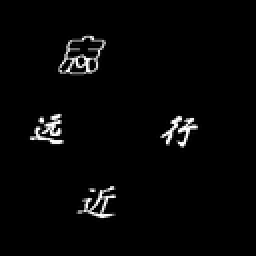
%> input picture binaryMorphologyOperation/word_bw.bmp, 128 x 128 px, shrunk from 256 x 256 before the run (shown 2 times larger)
$ octave main.m   (GNU Octave 9; MATLAB toolbox functions it lacks are replaced by stand-ins)
%> lines starting %> are read from the running program, lines starting %| are printed output that depends on the picture; in (x1, y1, x2, y2) boxes, pixels count from 0 and x2, y2 are one past the last pixel; in counts of white or black regions, pixels touching at a corner belong together; the program's own positions count from 1
### binaryMorphologyOperation/binary.m
function outPic = binary( inPic, type , B ,B2)
% :本程序实现形态化处理,通过不同参数type,以及结构元素和算子
% :输入
% :     inPic:输入图像
% :     type:检测算子
% :         imdilate:膨胀处理
% :         imerode:腐蚀处理
% :         imopen:开运算
% :         imclose:闭运算
% :         miss:击中击不中变换
% :     B:结构元素1
% :     B2:结构元素2
% :输出
% :     根据type选择对应结构
[row,col]=size(inPic);
outPic=zeros(row,col);
[b_row,b_col]=size(B);
mid_Y=floor((b_col+1)/2);                             %取原点
mid_X=floor((b_row+1)/2);                             %取原点

if strcmp(type, 'imdilate') % :imdilate:膨胀处理
for i=1:row
    for j=1:col
        if(inPic(i,j)==1)
            for k=1:b_row
                for l=1:b_col
                    if ((mid_X-k)<i)&&((mid_Y-l)<j)&&(((k-mid_X)<(row+1-i)))&&(((l-mid_Y)<(col+1-j)))      %判断是否出界，出界则不进行运算
                        if B(k,l)==1
                            outPic(i+k-mid_X,j+l-mid_Y)=1;                                              %进行位移操作
                        end
                    end
                end
            end
        end
    end
end
end

if strcmp(type, 'imerode')% : imerode:腐蚀处理
for i=1:row
    for j=1:col
        match=true;
            for k=1:b_row
                for l=1:b_col
                    if ((mid_X-k)<i)&&((mid_Y-l)<j)&&(((k-mid_X)<(row+1-i)))&&(((l-mid_Y)<(col+1-j)))       %判断是否越界
                        if B(k,l)==1&&inPic(i+k-mid_X,j+l-mid_Y)~=1                                        %判断结构元素上为1的位置上BW的对应位置的值是否均为1
                            match=false;                                                                %不为1则将match设为false
                        end
                    end
                end
            end
         if (match==true)                           %当match不为true时，将结果矩阵的对应位置为1
                outPic(i,j)=1;
         end
    end
end
end

if strcmp(type, 'imopen')
outPic = binary(inPic,'imerode',B);
outPic = binary(outPic,'imdilate',B);
end

if strcmp(type, 'imclose')
outPic = binary(inPic,'imdilate',B);
outPic = binary(outPic,'imerode',B);
end

if strcmp(type, 'miss')
tmp = binary(inPic,'imerode',B);
for i=1:row
    for j=1:col
        if(inPic(i,j)==1)
            inPic(i,j)=0;
        else
            inPic(i,j)=1;
        end
    end
end
tmp2 = binary(inPic,'imerode',B2);
for i=1:row
    for j=1:col
        if(tmp(i,j)==1&&tmp2(i,j)==1)
            outPic(i,j)=1;
        end
    end
end
end

### binaryMorphologyOperation/main.m
img = imread('word_bw.bmp');
%> img is the input picture: size 128x128 uint8; min 0, max 255, mean 5.8
[row,col]=size(img);
%> row = 128; col = 128


subplot(3,2,1);
imshow(img);
title('原图像');

B=[0,0,0;1,1,1;0,0,0;];
img1=binary(img,'imerode',B);
%> after the loop in binary, `for i=1:row`:
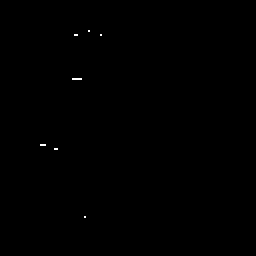
%> outPic: size 128x128 double (shown 2 times larger); values 0 (black) and 1 (white), 0.09% white in thin lines or dots, all inside (x1, y1, x2, y2) = (20, 15, 51, 109)
subplot(3,2,2);
imshow(img1);
title('腐蚀');


img2 = binary(img,'imdilate',B);
%> call 2 of binary, with type = 'imdilate', B = [0 0 0; 1 1 1; 0 0 0]
%> after the loop in binary (call 2), `for i=1:row`:
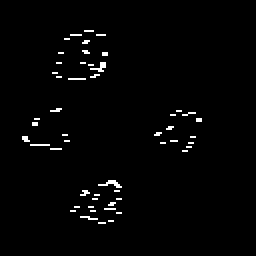
%> outPic: size 128x128 double (shown 2 times larger); values 0 (black) and 1 (white), 1.7% white in thin lines or dots, all inside (x1, y1, x2, y2) = (11, 15, 101, 112)
subplot(3,2,3);
imshow(img2);
title('膨胀');

img3=binary(img,'imopen',B);
%> after the loop in binary (call 5), `for i=1:row`: outPic: size 128x128 double; values 0 (black) and 1 (white), 0.18% white in thin lines or dots, all inside (x1, y1, x2, y2) = (19, 15, 52, 109)
subplot(3,2,4);
imshow(img3);
title('开运算');

img4=binary(img,'imclose',B);
%> call 8 of binary, with type = 'imerode', B = [0 0 0; 1 1 1; 0 0 0]
%> after the loop in binary (call 8), `for i=1:row`:
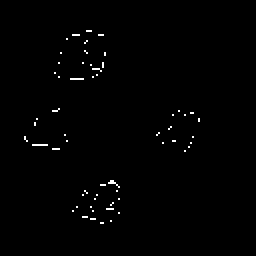
%> outPic: size 128x128 double (shown 2 times larger); values 0 (black) and 1 (white), 0.73% white in thin lines or dots, all inside (x1, y1, x2, y2) = (12, 15, 100, 112)
subplot(3,2,5);
imshow(img4);
title('闭运算');

B2=[1,1,1;0,0,0;0,0,0;];
img5 = binary(img,'miss',B,B2);
%> after the loop in binary (call 11), `for i=1:row`:
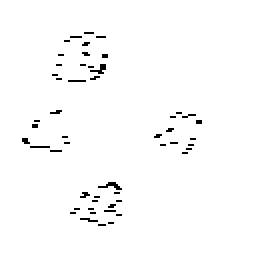
%> outPic: size 128x128 double (shown 2 times larger); values 0 (black) and 1 (white), 98.3% white; black in thin lines or dots, all inside (x1, y1, x2, y2) = (11, 16, 101, 113)
subplot(3,2,6);
imshow(img5);
title('击中击不中变换');
